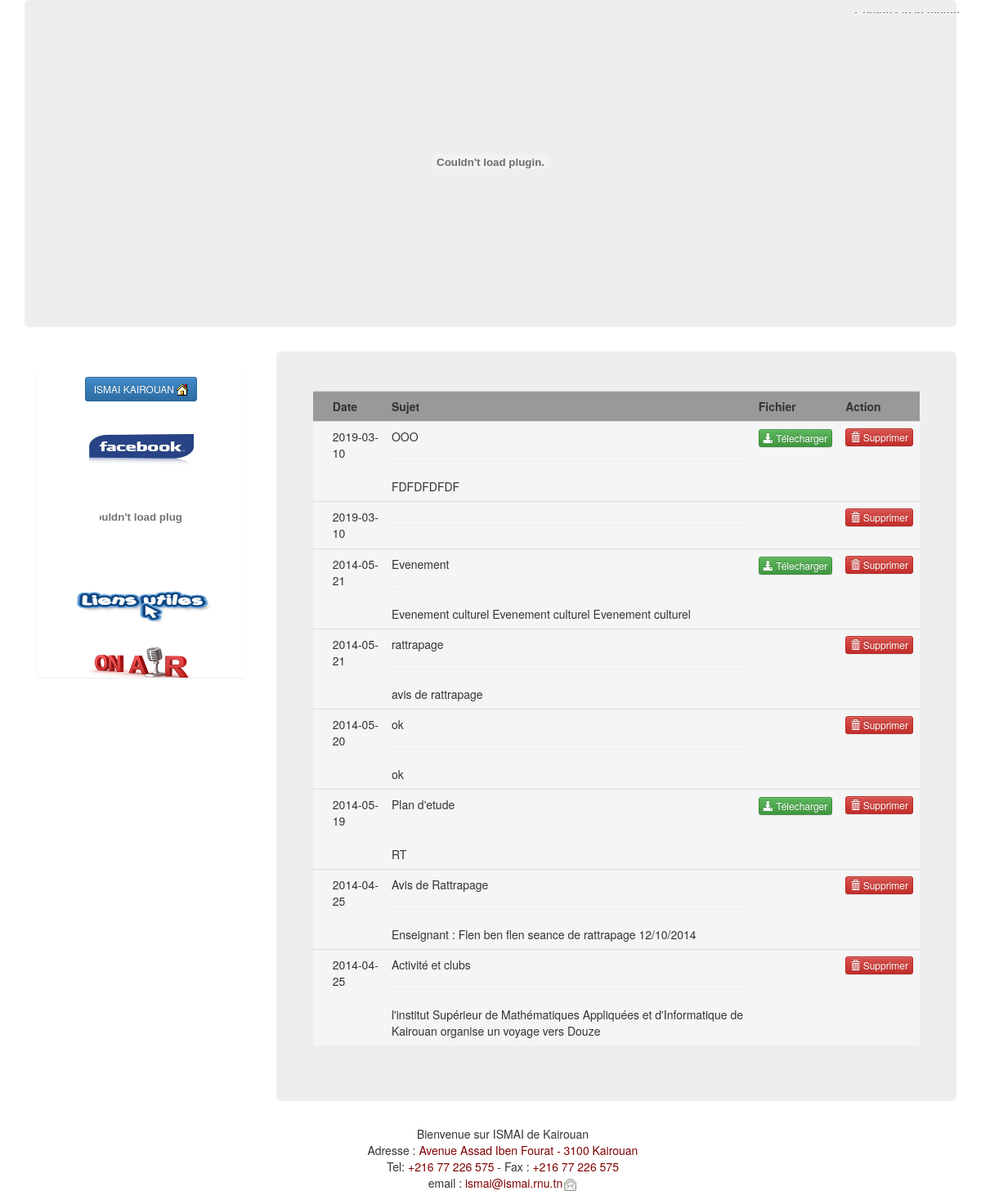
/Contenu/listepubadmin.php, run on the app's committed database.
### tables this page shows
CREATE TABLE `publications` (
  `id_publication` int(11) NOT NULL,
  `sujet` varchar(255) NOT NULL,
  `date_p` date NOT NULL,
  `texte` text NOT NULL,
  `docpulication` varchar(70) NOT NULL,
  `profil` varchar(10) NOT NULL
);

### Contenu/listepubadmin.php (the view, shortened to what this page needs)
<!DOCTYPE html>
<html lang="fr">
	<head>
		<?php
		include ("incssjs.php");
		?>
	</head>
	<body role="document" style="margin-bottom: 90px;">
		<div class="container theme-showcase" role="main">
			<?php
			include ("baniere.php");
			?>
			<?php
			include ("left.php");
			?>
			<div class="jumbotron" style="width: 73%; float: right;">
				<div class="row">
					<?php
include("config.php");
					$sqlaff = 'select *from  publications  order by date_p DESC';
					$req = mysqli_query($base,$sqlaff) or die(mysqli_error($base));
					?>
<table class="table">
<tr style="background:#999 ">
<td style="font-weight:bold"><font></td>
<td style="font-weight:bold">Date</td>
<td style="font-weight:bold">Sujet</td>
<td style="font-weight:bold">Fichier</td>
<td style="font-weight:bold">Action</td>
</tr>
					<?php
					$today =date("Y-m-d");
					 while ($data =mysqli_fetch_array($req)) {
					?>
					<tr <?php if($today==$data['date_p']){ ?>class="info" <?php }else { ?> class="active" <?php } ?>>
                    <?php if($today==$data['date_p']){ ?><td><img src="images/fixe/new2.gif" alt="" /></td><?php }else { ?><td></td><?php } ?>
                    <td><?php echo $data['date_p']; ?>
                    </td>
					<td><?php echo $data['sujet']; ?> <hr/>
                    <?php echo $data['texte']; ?>
                    </td>
					<td>
                    <?php if($data['docpulication']!=""){ ?>
                    <a class="btn btn-xs btn-success" href="<?php echo $data['docpulication']; ?>">
                     <span class="glyphicon glyphicon-download-alt"></span>
                     Télecharger</a>
                     <?php } ?>
                    </td>
           				<td>
						<a href="listepubadmin.php?suppr=<?php echo $data['id_publication']; ?>" style="float:right;" type="submit"   class="btn btn-xs btn-danger">
                        <span class="glyphicon glyphicon-trash"></span>
                         Supprimer </a>
					</td>
					</tr>
					<?php } ?>
                    </table>
				</div>
				</div>
			</div>
			<?php
			include ("foot.php");
			?>
			<?php
			include ("fast.php");
			?>
	</body>
</html>

### data on the page
publications: date_p "2019-03-10", sujet "OOO", texte "FDFDFDFDF"
publications: date_p "2019-03-10"
publications: date_p "2014-05-21", sujet "Evenement", texte "Evenement culturel Evenement culturel Evenement culturel"
publications: date_p "2014-05-21", sujet "rattrapage", texte "avis de rattrapage"
publications: date_p "2014-05-20", sujet "ok", texte "ok"
publications: date_p "2014-05-19", sujet "Plan d'etude", texte "RT"
publications: date_p "2014-04-25", sujet "Avis de Rattrapage", texte "Enseignant : Flen ben flen seance de rattrapage 12/10/2014"
publications: date_p "2014-04-25", sujet "Activité et clubs", texte "l'institut Supérieur de Mathématiques Appliquées et d'Informatique de Kairouan organise un voyage vers Douze"
